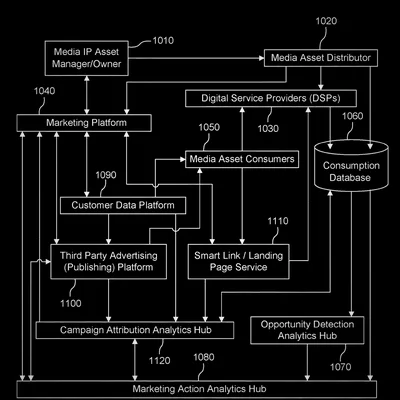
#> input picture images/thumbs/ds-patent-ai-audiences.webp, 400 x 400 px
$ python -i extract_thumbs.py   (imports and definitions only)
#> lines starting #> are read from the running program, lines starting #| are printed output that depends on the picture; after the words box and inside, x2 and y2 are one past the last pixel; in counts of white or black regions, pixels touching at a corner belong together
#> further down, picture is the input picture: PIL image 400x400 RGB; mean R, G, B 15.3, 15.3, 15.3
#!/usr/bin/env python3
"""
Extract representative figures from PDFs and create dark-themed 400x400 thumbnails.
"""
import fitz  # PyMuPDF
import os
import sys
from PIL import Image, ImageOps, ImageFilter, ImageDraw
import io
import numpy as np

BASE = "/home/k1/public/k1monfared.github.io"
OUT_DIR = os.path.join(BASE, "images/thumbs")
# [1 line not run here, left out]

DARK_BG = (17, 17, 17)  # matches website dark theme
SIZE = 400


# [81 lines left out: functions extract_best_image_from_pdf, render_best_page, not called in this run]


def make_dark_thumb(img, size=SIZE):
    """Convert an image to a dark-themed 400x400 thumbnail."""
    if img is None:
        return None

    arr = np.array(img.convert("RGB"))

    # Check if image is predominantly light (white background paper)
    mean_brightness = arr.mean()

    if mean_brightness > 160:
        # Light image: invert to dark theme
        # First, detect if it's a figure with colored elements
        r, g, b = arr[:,:,0], arr[:,:,1], arr[:,:,2]
        color_variance = np.std(r.astype(float) - g.astype(float)) + \
                        np.std(g.astype(float) - b.astype(float))

        if color_variance > 15:
            # Has colors - invert brightness but try to preserve hues
            from colorsys import rgb_to_hsv, hsv_to_rgb
            # Simple approach: invert the lightness
            # Convert to float
            farr = arr.astype(float) / 255.0
            # Invert: dark becomes light, light becomes dark
            inverted = 1.0 - farr
            # Boost saturation slightly
            img_inv = Image.fromarray((inverted * 255).astype(np.uint8))
            img = img_inv
        else:
            # Mostly black and white - simple invert
            img = ImageOps.invert(img.convert("RGB"))
    elif mean_brightness > 120:
        # Medium brightness - darken background
        arr_float = arr.astype(float)
        # Darken light areas more than dark areas
        mask = arr_float.mean(axis=2) > 200
        arr_float[mask] = arr_float[mask] * 0.1
        img = Image.fromarray(arr_float.astype(np.uint8))

    # Crop to center square
    w, h = img.size
    side = min(w, h)
    left = (w - side) // 2
    top = (h - side) // 2
    img = img.crop((left, top, left + side, top + side))

    # Resize to target
    img = img.resize((size, size), Image.LANCZOS)

    # Add slight vignette for polish
    img = add_vignette(img)

    return img


def make_dark_thumb_from_page(img, size=SIZE):
    """For full-page renders: crop to the most interesting region, then dark-theme it."""
#> called with size = 400
    if img is None:
        return None

    w, h = img.size
#> w = 400; h = 400
    arr = np.array(img.convert("RGB"))

    # Find the region with the most "content" (non-white pixels)
    gray = np.mean(arr, axis=2)
    # Mark non-white pixels
    content = gray < 240
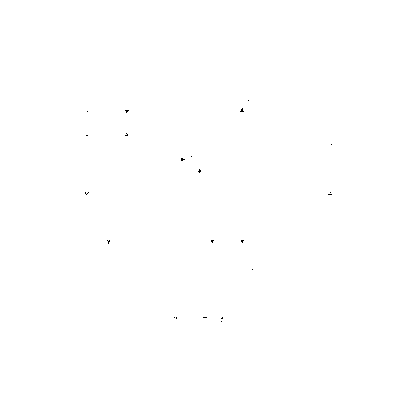
#> content: shape (400, 400) bool; 99.9% white; black in thin lines or dots, all inside (x1, y1, x2, y2) = (85, 100, 332, 322)

    # Find bounding box of content
    rows = np.any(content, axis=1)
    cols = np.any(content, axis=0)
    if rows.any() and cols.any():
        rmin, rmax = np.where(rows)[0][[0, -1]]
#> rmin = 0; rmax = 399
        cmin, cmax = np.where(cols)[0][[0, -1]]
#> cmin = 0; cmax = 399

        # Add padding
        pad = 20
        rmin = max(0, rmin - pad)
        rmax = min(h - 1, rmax + pad)
        cmin = max(0, cmin - pad)
        cmax = min(w - 1, cmax + pad)

        # Crop to content region
        img = img.crop((cmin, rmin, cmax, rmax))
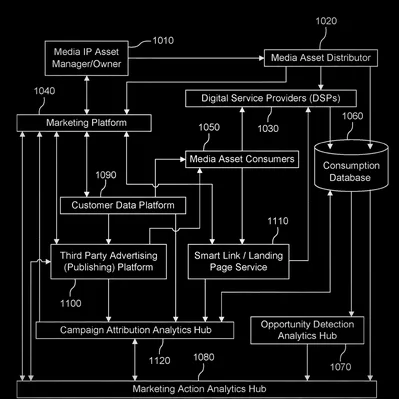
#> img: PIL image 399x399 RGB; mean R, G, B 15.4, 15.4, 15.4

    return make_dark_thumb(img, size)
#> in make_dark_thumb, `mean_brightness = arr.mean()`: mean_brightness = 15.42
#> in make_dark_thumb, `img = img.resize((size, size), Image.LANCZOS)`:
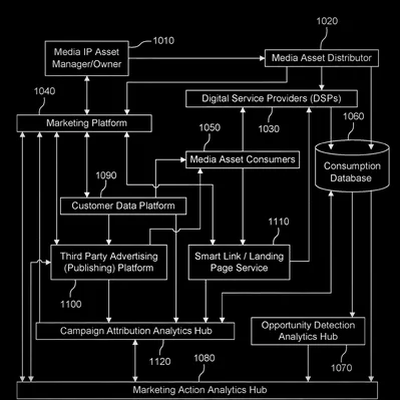
#> img: PIL image 400x400 RGB; mean R, G, B 16.2, 16.2, 16.2


def add_vignette(img, strength=0.3):
    """Add a subtle vignette effect."""
#> called with strength = 0.3
    w, h = img.size
#> w = 400; h = 400
    arr = np.array(img, dtype=float)

    # Create radial gradient
    Y, X = np.ogrid[:h, :w]
#> Y = 400 values from 0 to 399
    cx, cy = w / 2, h / 2
#> cx = 200; cy = 200
    dist = np.sqrt((X - cx) ** 2 + (Y - cy) ** 2)
    max_dist = np.sqrt(cx ** 2 + cy ** 2)
#> max_dist = 282.8
    dist = dist / max_dist  # normalize to 0-1

    # Smooth falloff
    vignette = 1 - strength * (dist ** 2)
    vignette = np.clip(vignette, 0, 1)

    # Apply
    for c in range(3):
        arr[:, :, c] *= vignette
    arr = np.clip(arr, 0, 255).astype(np.uint8)
    return Image.fromarray(arr)


# [33 lines left out: function process_pdf, not called in this run]


# ============================================================
# MANIFEST: All PDFs referenced in math-and-cs subpages
# ============================================================

RESEARCH = os.path.join(BASE, "research")
TALKS = os.path.join(BASE, "research/talks")

# Papers & patent PDFs (that DON'T already have thumbnails, or we want to regenerate)
PAPER_PDFS = {
    # data-science patent
    "ds-patent-ai-audiences": os.path.join(RESEARCH,
        "2021_US11113707_Artificial_intelligence_identification_of_high-value_audiences.pdf"),
    # matrix-theory: max multiplicity (has webp but not linked)
    "mat-max-multiplicity": os.path.join(RESEARCH,
        "2016_The_maximum_multiplicity_of_an_eigenvalue_of_symmetric_matrices_with_a_given_graph.pdf"),
    # All existing paper thumbs - regenerate in case they need dark theme update
    "mat-matrix-tree": os.path.join(RESEARCH,
        "2018_An_analog_of_Matrix_Tree_Theorem_for_signless_Laplacians.pdf"),
    "mat-infinite-graphs": os.path.join(RESEARCH,
        "2018_A_structured_inverse_spectrum_problem_for_infinite_graphs.pdf"),
    "mat-nonsymmetric": os.path.join(RESEARCH,
        "2017_Existence_of_a_not_necessarily_symmetric_matrix_with_given_distinct_eigenvalues_and_graph.pdf"),
    "mat-nowhere-zero": os.path.join(RESEARCH,
        "2016_The_nowhere-zero_eigenbasis_problem_for_a_graph.pdf"),
    "mat-lambda-tau": os.path.join(RESEARCH,
        "2015_The_lambda-tau_structured_inverse_eigenvalue_problem.pdf"),
    "mat-interlaced": os.path.join(RESEARCH,
        "2013_Construction_of_matrices_with_a_given_graph_and_prescribed_interlaced_spectral_data.pdf"),
    "mat-nowhere-zero-vectors": os.path.join(RESEARCH,
        "2010_On_the_existence_of_nowhere-zero_vectors_for_linear_transformations.pdf"),
    "mat-vibrating": os.path.join(RESEARCH,
        "Inverse_spectral_problems_for_linked_vibrating_systems_and_structured_matrix_polynomials.pdf"),
    # graph-theory
    "gt-perrank": os.path.join(RESEARCH,
        "2016_On_the_principal_permanent_rank_characteristic_sequences_of_graphs_and_digraphs.pdf"),
    "gt-matchings": os.path.join(RESEARCH,
        "2016_Spectral_characterization_of_matchings_in_graphs.pdf"),
    "gt-skew-symmetric": os.path.join(RESEARCH,
        "2015_Construction_of_real_skew-symmetric_matrices_from_interlaced_spectral_data,_and_graph.pdf"),
    # neuroscience
    "neuro-community": os.path.join(RESEARCH,
        "Community_structure_detection_and_evaluation_during_preictal_and_postictal_hippocampal_depth_recordings.pdf"),
    # theses
    "thesis-phd": os.path.join(RESEARCH,
        "2014_The_Jacobian_Method_The_Art_Of_Finding_More_Needles_in_Nearby_Haystacks_(PhD_dissertation).pdf"),
    "thesis-msc": os.path.join(RESEARCH,
        "2012_On_the_Permanent_Conjecture_(Masters_thesis).pdf"),
}

# Talk slides PDFs
TALK_PDFS = {
    "talk-canadam-2019": os.path.join(TALKS, "201906_Vancouver_CanaDAM.pdf"),
    "talk-cms-2019": os.path.join(RESEARCH, "201906_Regina_CMS.pdf"),
    "talk-perrank": os.path.join(TALKS, "Perrank.pdf"),
    "talk-phd-defense": os.path.join(TALKS, "PhD-Defense.pdf"),
    "talk-lambda-mu-long": os.path.join(TALKS, "lambda-mu-long.pdf"),
    "talk-lambda-mu-short": os.path.join(TALKS, "lambda-mu-short.pdf"),
    "talk-lambda-tau": os.path.join(TALKS, "lambda-tau.pdf"),
    "talk-tektalk": os.path.join(TALKS, "the_role_of_intention_and_initiative.pdf"),
}

# [10 lines not run here, left out]

>>> from PIL import Image
>>> picture = Image.open('../images/thumbs/ds-patent-ai-audiences.webp')
>>> result = make_dark_thumb_from_page(picture)

$ run again, on images/thumbs/arts-lissajous.webp
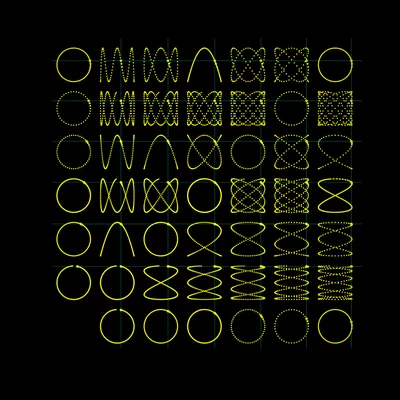
#> input picture images/thumbs/arts-lissajous.webp, 400 x 400 px
#> picture is the input picture: PIL image 400x400 RGB; mean R, G, B 11.2, 12.1, 5.5
#> in make_dark_thumb_from_page, `gray = np.mean(arr, axis=2)`:
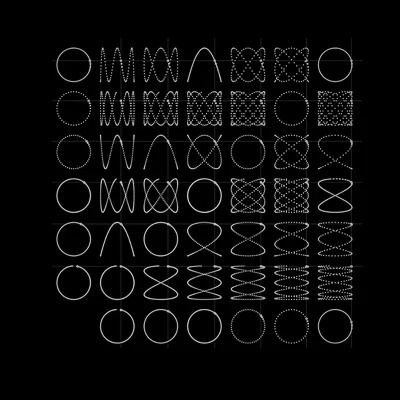
#> gray: shape (400, 400) float64; min 0, max 211.7, mean 9.6
#> content: shape (400, 400) bool; every value is 1
#> rmin = 0; rmax = 399
#> cmin = 0; cmax = 399
#> mean_brightness = 9.62
#> in make_dark_thumb, `img = img.resize((size, size), Image.LANCZOS)`:
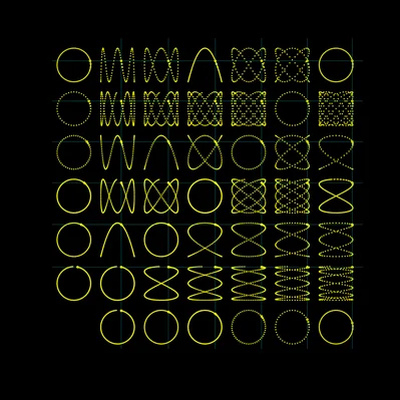
#> img: PIL image 400x400 RGB; mean R, G, B 11.7, 12.6, 6.2

$ run again, on images/thumbs/arts-timestable.webp
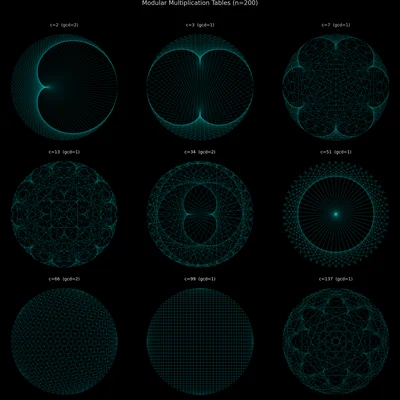
#> input picture images/thumbs/arts-timestable.webp, 400 x 400 px
#> picture is the input picture: PIL image 400x400 RGB; mean R, G, B 2.3, 9.9, 9.8
#> in make_dark_thumb_from_page, `gray = np.mean(arr, axis=2)`:
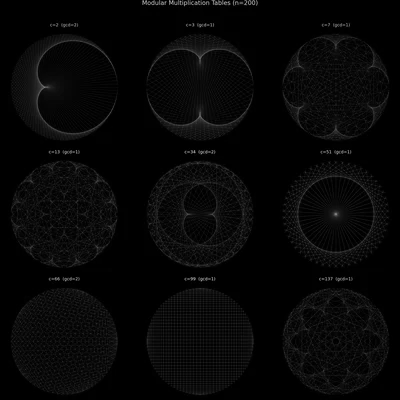
#> gray: shape (400, 400) float64; min 0, max 178, mean 7.3
#> content: shape (400, 400) bool; every value is 1
#> rmin = 0; rmax = 399
#> cmin = 0; cmax = 399
#> mean_brightness = 7.34
